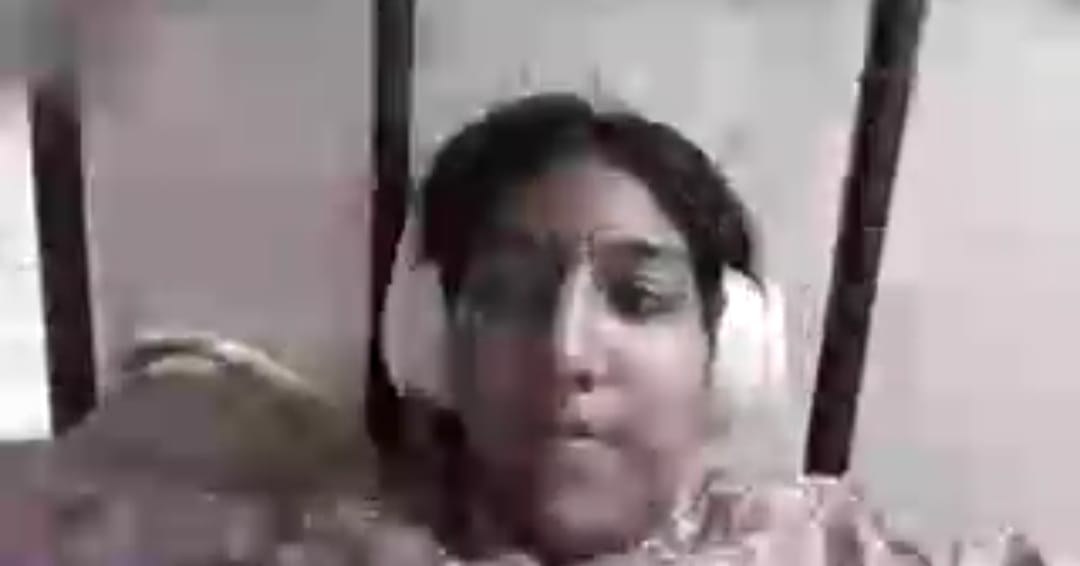
#> input picture badQuality.jpeg, 1080 x 566 px
$ python clahe.py
#> lines starting #> are read from the running program, lines starting #| are printed output that depends on the picture
#> in run, img is the input picture: shape (566, 1080, 3); mean B, G, R 133.1, 130.3, 141.2
import cv2 as cv
import numpy as np
import matplotlib.pyplot as plt
import os

# -----------------------------
# Utility functions
# -----------------------------
def compute_contrast_metric(gray):
    # Standard deviation is a simple contrast measure
    return float(np.std(gray))

def compute_noise_metric(gray):
    # Noise estimate using Laplacian variance (higher can mean more detail OR noise)
    lap = cv.Laplacian(gray, cv.CV_64F)
    return float(lap.var())

def gamma_correction(img, gamma):
    inv = 1.0 / gamma
    lut = np.array([((i / 255.0) ** inv) * 255 for i in range(256)]).astype("uint8")
    return cv.LUT(img, lut)

def unsharp_mask(img, sigma=1.2, amount=1.3, threshold=0):
    blur = cv.GaussianBlur(img, (0, 0), sigma)
    sharp = cv.addWeighted(img, 1 + amount, blur, -amount, 0)

    if threshold > 0:
        # Only sharpen where difference is above threshold (reduces noise sharpening)
        low_contrast_mask = np.abs(img.astype(np.int16) - blur.astype(np.int16)) < threshold
        sharp[low_contrast_mask] = img[low_contrast_mask]
    return sharp

def plot_hist(ax, img, title):
    hist = cv.calcHist([img], [0], None, [256], [0, 256]).ravel()
    ax.plot(hist)
    ax.set_title(title)
    ax.set_xlim([0, 255])

# -----------------------------
# Advanced enhancement pipeline
# -----------------------------
def enhance_image_advanced(img, use_nlmeans=True):
    # If color, convert to LAB and enhance L channel (best practice)
#> called with use_nlmeans = True
    is_color = (len(img.shape) == 3 and img.shape[2] == 3)
#> is_color = True

    if is_color:
        lab = cv.cvtColor(img, cv.COLOR_BGR2LAB)
#> lab: shape (566, 1080, 3); mean of channels 0, 1, 2 138.7, 132.8, 128
        L, A, B = cv.split(lab)
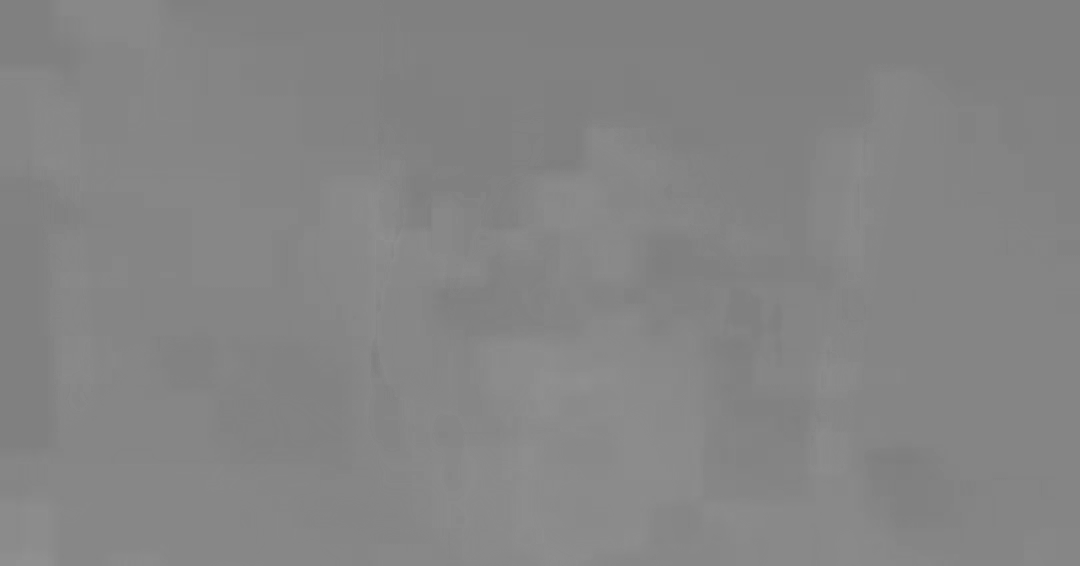
#> A: shape (566, 1080); min 126, max 144, mean 132.8
        gray = L
    else:
        gray = img.copy()

    contrast = compute_contrast_metric(gray)
#> contrast = 65.14
    noise = compute_noise_metric(gray)
#> noise = 7.42

    # 1) Edge-preserving denoise
    # Bilateral is great to reduce noise while keeping edges
    # Strength based on noise/contrast
    d = 9
    sigmaColor = 50 if noise < 200 else 75
#> sigmaColor = 50
    sigmaSpace = 50
    den_bilat = cv.bilateralFilter(gray, d, sigmaColor, sigmaSpace)

    # Optional: NLMeans (stronger but slower)
    if use_nlmeans:
        # h based on contrast (low contrast => slightly higher denoise)
        h = 7 if contrast > 40 else 10
#> h = 7
        den = cv.fastNlMeansDenoising(den_bilat, None, h=h, templateWindowSize=7, searchWindowSize=21)
    else:
        den = den_bilat

    # 2) Adaptive CLAHE
    # Lower contrast => higher clipLimit
    clip = 1.5 if contrast > 50 else 2.5
#> clip = 1.5
    tile = (8, 8) if gray.shape[0] > 300 else (6, 6)
#> tile = (8, 8)
    clahe = cv.createCLAHE(clipLimit=clip, tileGridSize=tile)
    con = clahe.apply(den)
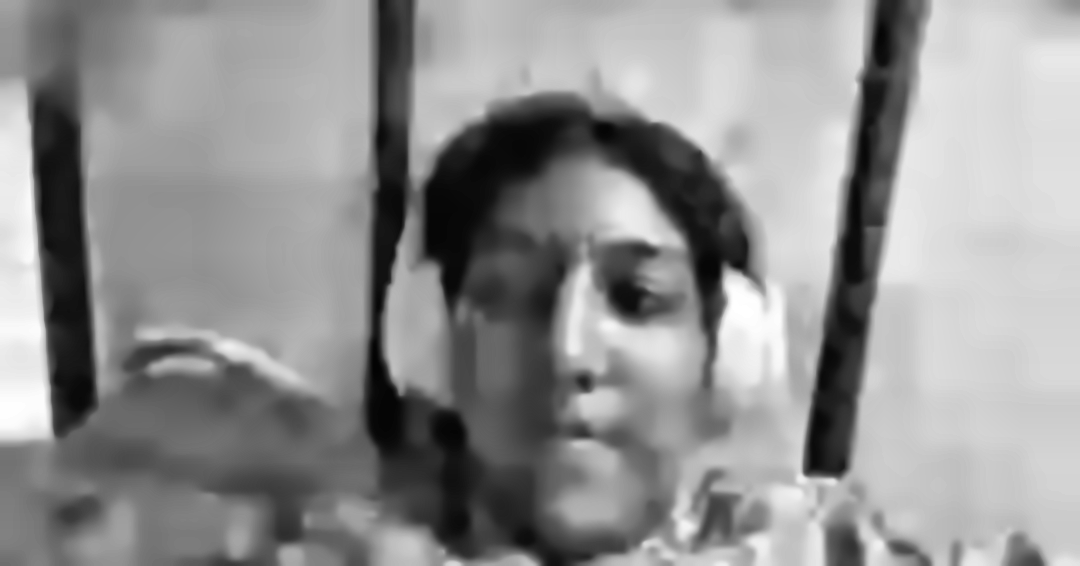
#> con: shape (566, 1080); min 3, max 255, mean 145.1

    # 3) Adaptive sharpening (with threshold to avoid noise boost)
    # Low contrast => stronger sharpening
    amount = 0.8 if contrast > 60 else 1.4
#> amount = 0.8
    sharp = unsharp_mask(con, sigma=1.2, amount=amount, threshold=3)
#> in unsharp_mask, `low_contrast_mask = np.abs(img.astype(np.int16) - blur.astype(np.int16..`:
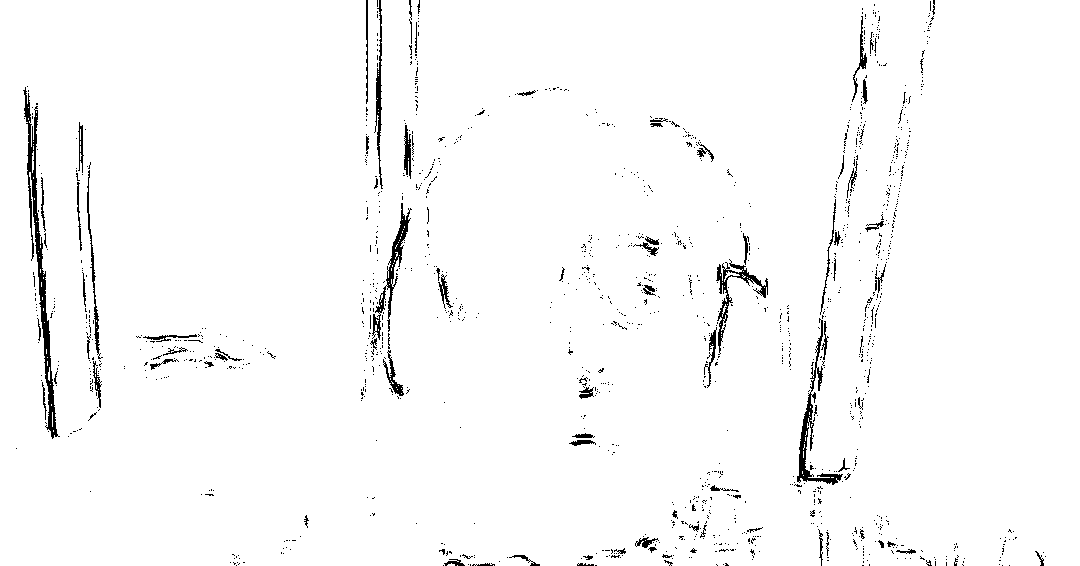
#> low_contrast_mask: shape (566, 1080) bool; 97.6% white; black in thin lines or dots

    # 4) Gamma based on brightness
    mean_intensity = float(np.mean(sharp))
#> mean_intensity = 145.2
    if mean_intensity < 90:
        gamma = 0.75   # brighten
    elif mean_intensity > 160:
        gamma = 1.2    # darken slightly
    else:
        gamma = 1.0
    out = gamma_correction(sharp, gamma) if gamma != 1.0 else sharp

    # If original was color, put enhanced L back and convert to BGR
    if is_color:
        lab_enh = cv.merge([out, A, B])
#> lab_enh: shape (566, 1080, 3); mean of channels 0, 1, 2 145.2, 132.8, 128
        final = cv.cvtColor(lab_enh, cv.COLOR_LAB2BGR)
        return gray, den, con, sharp, out, final, (contrast, noise, clip, tile, gamma)
    else:
        return gray, den, con, sharp, out, out, (contrast, noise, clip, tile, gamma)

# -----------------------------
# Runner
# -----------------------------
def run():
    root = os.getcwd()
    imgPath = os.path.join(root, "badQuality.jpeg")

    img = cv.imread(imgPath, cv.IMREAD_UNCHANGED)
    if img is None:
        print("Image not found:", imgPath)
        return

    # If image has alpha, drop alpha
    if len(img.shape) == 3 and img.shape[2] == 4:
        img = img[:, :, :3]

    gray, den, con, sharp, out, final, stats = enhance_image_advanced(img, use_nlmeans=True)
#> stats = (65.14, 7.42, 1.5, (8, 8), 1)
    contrast, noise, clip, tile, gamma = stats
#> contrast = 65.14; noise = 7.42; clip = 1.5; tile = (8, 8); gamma = 1

    # Display results
    plt.figure(figsize=(16, 8))

    # Images row
    titles = [
        "Original (Gray/L channel)",
        "Denoised (edge-preserving)",
        f"CLAHE adaptive (clip={clip}, tile={tile})",
        "Sharpened (unsharp + threshold)",
        f"Final (gamma={gamma:.2f})"
    ]
#> titles = ['Original (Gray/L channel)', 'Denoised (edge-preserving)', 'CLAHE adaptive (clip=1.5, tile=(8, 8))', 'Sharpened (unsharp + threshold)', 'Final (gamma=1.00)']
    imgs = [gray, den, con, sharp, out]

    for i in range(5):
        ax = plt.subplot(2, 5, i + 1)
        ax.imshow(imgs[i], cmap="gray")
        ax.set_title(titles[i])
        ax.axis("off")

    # Histograms row
    for i in range(5):
        ax = plt.subplot(2, 5, 5 + i + 1)
        plot_hist(ax, imgs[i], f"Histogram: {i+1}")

    plt.suptitle(
        f"Stats → contrast(std)={contrast:.2f}, noise(lap var)={noise:.2f}",
        fontsize=12
    )
    plt.tight_layout()
    plt.show()
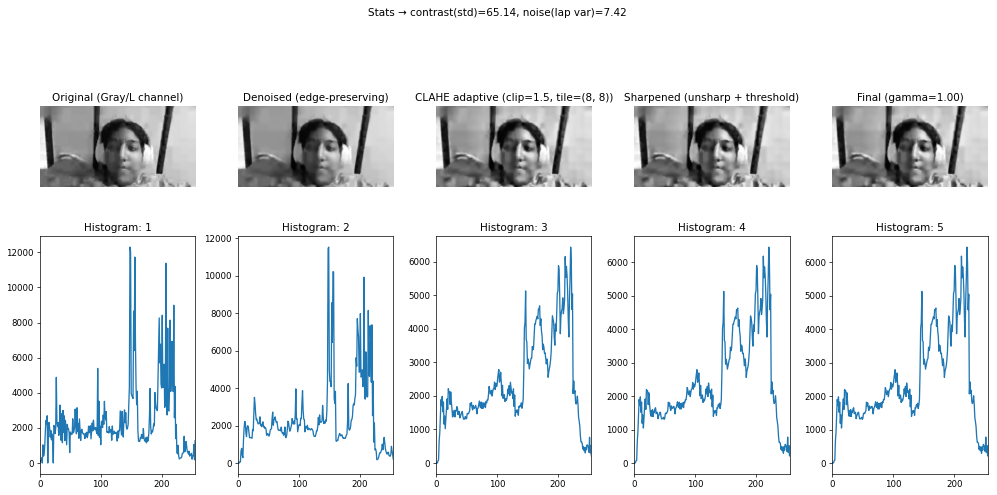
#> figure drawn by matplotlib, 10 panels; panel 6: curve peaks at x = 148, y = 12300; panel 7: curve peaks at x = 149, y = 11517; panel 8: curve peaks at x = 221, y = 6439; panel 9: curve peaks at x = 221, y = 6459

    # If color, show original vs final color
    if len(img.shape) == 3:
        plt.figure(figsize=(10, 5))
        plt.subplot(1, 2, 1)
        plt.imshow(cv.cvtColor(img, cv.COLOR_BGR2RGB))
        plt.title("Original (Color)")
        plt.axis("off")

        plt.subplot(1, 2, 2)
        plt.imshow(cv.cvtColor(final, cv.COLOR_BGR2RGB))
        plt.title("Final Enhanced (Color)")
        plt.axis("off")
        plt.tight_layout()
        plt.show()
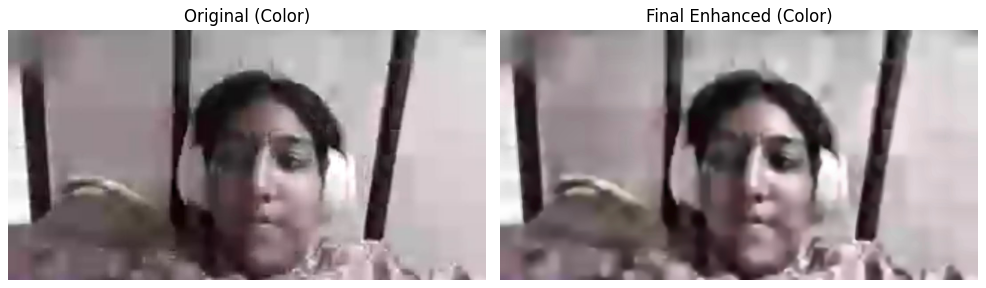
#> figure drawn by matplotlib, 2 panels

if __name__ == "__main__":
    run()
